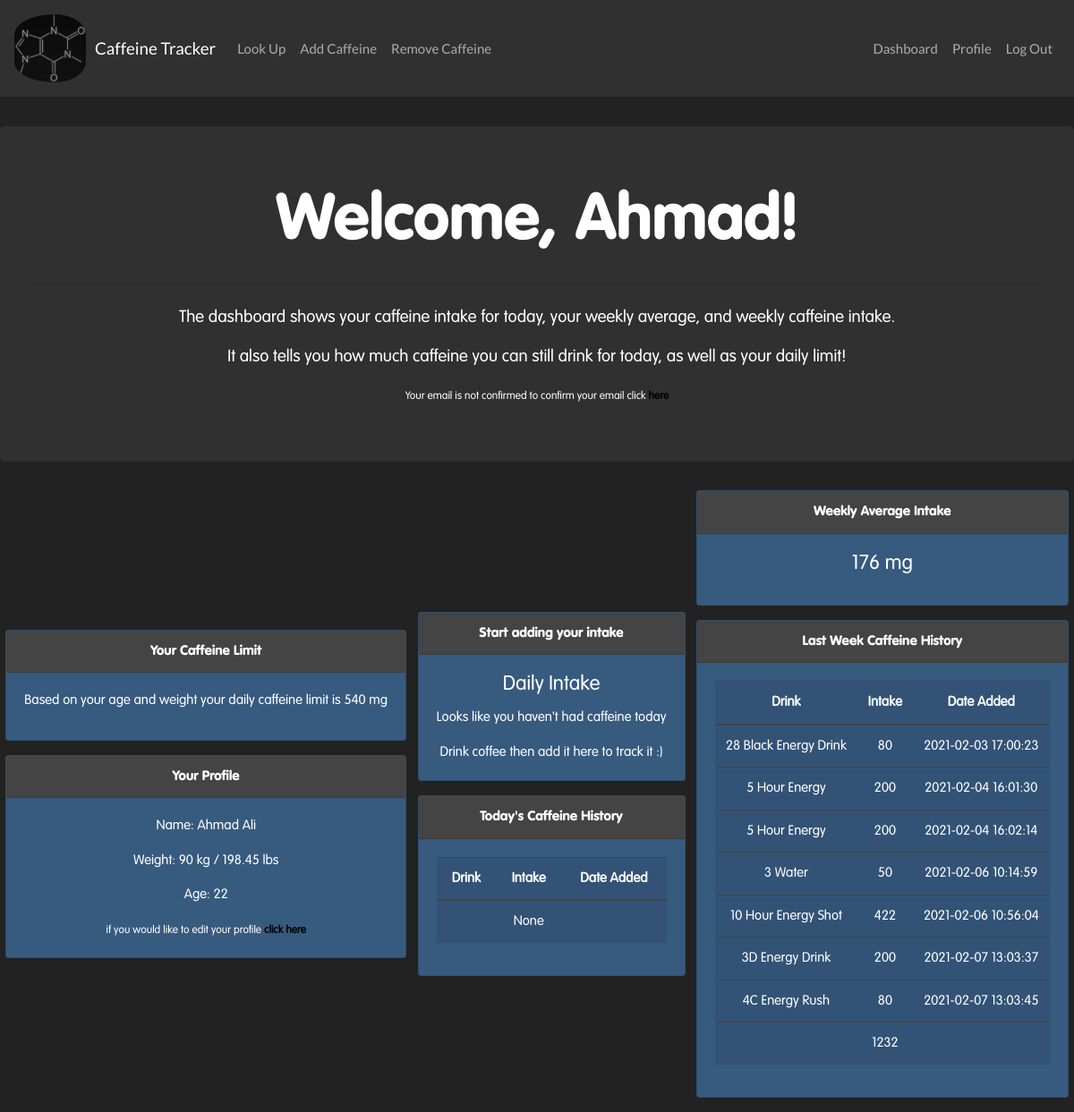
/dashboard (signed in), run on an earlier commit of the app's database.
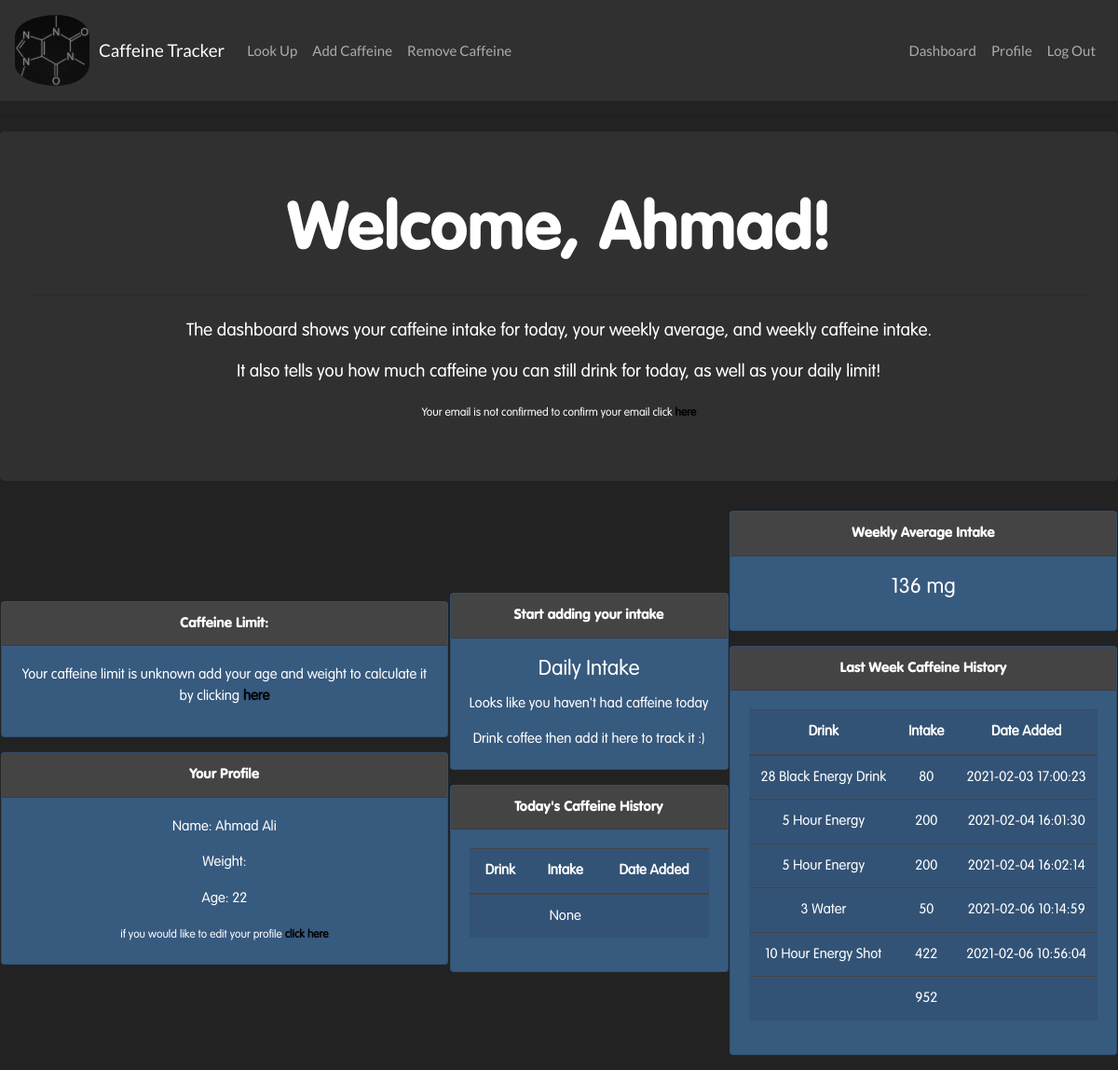
And on a later commit of the database.
### tables this page shows
CREATE TABLE 'users' ('id' INTEGER PRIMARY KEY AUTOINCREMENT NOT NULL, 'username' TEXT NOT NULL, 'hash' TEXT NOT NULL, 'email' TEXT NOT NULL, 'firstname' TEXT, 'lastname' TEXT, 'age' NUMERIC, weight NUMERIC);

CREATE TABLE 'history' ('user_id' TEXT NOT NULL, 'Intake' TEXT NOT NULL, 'date_added' TEXT NOT NULL, 'Drink' TEXT NOT NULL, FOREIGN KEY (user_id) REFERENCES users(id));

### app.py (the view, shortened to what this page needs)
@app.route("/dashboard", methods=["GET", "POST"])
@login_required
def dashboard():
    user_id = session["user_id"]
    username = db.execute("SELECT username FROM users WHERE id = :user_id", user_id = user_id)
    danger = False
    isWeight = False
    inPounds = None
    send_intake = True
    safeLimit = 0
    safeAdultNumber = 6 #6mg/kg of caffeine seems safe for adults
    safeTeensNumber = 2.5  #2.5mg/kg of caffeine seems safe for teens
    weightValue = db.execute("Select weight from users WHERE id = :user_id", user_id = user_id)
    if weightValue[0]['weight']:
        isWeight = True
    isIntake = db.execute("Select Intake FROM history where user_id =:user_id", user_id = user_id)
    firstname= db.execute("SELECT firstname FROM users WHERE id = :user_id", user_id = user_id)
    lastname= db.execute("SELECT lastname FROM users WHERE id = :user_id", user_id = user_id)
    get_age = db.execute("SELECT age FROM users WHERE id = :user_id", user_id = user_id)
    checkConfirmation = db.execute("SELECT confirmed FROM email_confirmation WHERE user = :user", user = username[0]['username'])
    isConfirmed = checkConfirmation[0]['confirmed']
    print("is confrimed? ", isConfirmed)
    print("AGE IS : ", get_age[0]['age'])
    if get_age[0]['age']:
        age_person=int(get_age[0]['age'])
        print("AGE IS : ", get_age[0]['age'])
    else:
        age_person = 0
        print("not age")
    weight_person = db.execute("SELECT weight FROM users WHERE id = :user_id", user_id = user_id)
    if weight_person[0]['weight']:
        inPounds = round((weight_person[0]['weight'] * 2.205), 2)
        isWeight = True
    daily_intake = db.execute("SELECT Sum(Intake) as daily_intake FROM history WHERE user_id = :user_id AND date_added BETWEEN datetime('now', 'localtime', 'start of day') AND datetime('now', 'localtime')", user_id = user_id)
    print("intake: ", daily_intake[0]['daily_intake'])
    daily_history = db.execute("SELECT Drink, date_added, Intake FROM history WHERE user_id = :user_id AND date_added BETWEEN datetime('now','localtime', 'start of day') AND datetime('now', 'localtime') ", user_id = user_id)
    weekly_average_sum = db.execute("SELECT Sum(Intake) as weekly_intake FROM history WHERE user_id = :user_id AND date_added BETWEEN datetime('now','localtime', '-6 days') AND datetime('now', 'localtime')", user_id = user_id)
    print("Weekly Average Sum is :", weekly_average_sum[0]['weekly_intake'])
    if weekly_average_sum[0]['weekly_intake']:
        weekly_average_intake = int(weekly_average_sum[0]['weekly_intake'] / 7)
    else:
        weekly_average_intake = 0
    weekly_history = db.execute("SELECT Drink, date_added, Intake FROM history WHERE user_id = :user_id AND date_added BETWEEN datetime('now','localtime', '-6 days') AND datetime('now', 'localtime') ", user_id = user_id)
    if not daily_intake[0]['daily_intake'] or daily_intake[0]['daily_intake'] == None:
        send_intake = False
        print("Your daily intake is :", daily_intake[0]['daily_intake'])
    if isWeight is True and age_person > 0:
        print("I'm inside calcualtions.")
        if age_person >= 18:
            safeLimit = weightValue[0]['weight'] * safeAdultNumber
        elif age_person >= 13 and age_person < 18:
            safeLimit = weightValue[0]['weight'] * safeTeensNumber
        elif age_person >= 4 and age_person < 7:
            safeLimit = 45
        elif age_person >= 7 and age_person <= 9:
            safeLimit = 62.5
        elif age_person >= 10 and age_person <= 12:
            safeLimit = 85
        if send_intake is True:
            if safeLimit < daily_intake[0]['daily_intake']:
                danger = True
            else:
                danger = False
    '''
    else:
        safeLimit = 'unknown'
        if not daily_intake[0]['daily_intake']:
            danger = False
        elif 400 < daily_intake[0]['daily_intake']:
h    '''
    print("your weight is : ", weight_person[0]['weight'], "your weekly sum: ", weekly_average_intake, "your safe limit is:", safeLimit)
    if firstname[0]['firstname']:
        firstname = firstname[0]['firstname'].capitalize()
    else:
        firstname = firstname[0]['firstname']
    if lastname[0]['lastname']:
        lastname = lastname[0]['lastname'].capitalize()
    else:
        lastname = lastname[0]['lastname']
    return render_template("dashboard.html", daily_intake = daily_intake[0]['daily_intake'], weekly_average_intake = weekly_average_intake, daily_history = daily_history, weekly_history = weekly_history,
    firstname=firstname, danger=danger, safeLimit=safeLimit, weekly_average_sum=weekly_average_sum[0]['weekly_intake'], age_person = age_person, weight_person= weight_person[0]['weight'],
    inPounds = inPounds, lastname=lastname, send_intake = send_intake, isConfirmed=isConfirmed)

### app.py (called while the page is built)
@app.after_request
def after_request(response):
    response.headers["Cache-Control"] = "no-cache, no-store, must-revalidate"
    response.headers["Expires"] = 0
    response.headers["Pragma"] = "no-cache"
    return response

### helpers.py (called while the page is built)
def login_required(f):
    @wraps(f)
    def decorated_function(*args, **kwargs):
        if session.get("user_id") is None:
            return redirect("/login")
        return f(*args, **kwargs)
    return decorated_function

### templates/dashboard.html (shortened to what this page needs)
{% extends "base.html" %}
{% block main %}
    <form action="/Dashboard" method="POST">
        <hr>
        <div class="jumbotron dashboard-stat" style="text-align: center;">
          {% if firstname %}
            <h1 class="display-3 black-font">Welcome, {{firstname}}!</h1>
          {% else %}
            <h1 class="display-3 black-font">Dashboard</h1>
          {% endif %}
          <hr class="my-4">
          <p class="lead light-font" >The dashboard shows your caffeine intake for today, your weekly average, and weekly caffeine intake.</p>
          <p class="lead light-font"> It also tells you how much caffeine you can still drink for today, as well as your daily limit!</p>
          {% if isConfirmed == 'FALSE' %}
            <small class="light-font">Your email is not confirmed to confirm your email click <strong><a href='/newConfirmationEmail' class="home-links">here</a></strong></small>
          {% endif %}
        </div>
      <div class="dashboard_container">
        <div>
        {% if weight_person  and age_person >0 %}
          <div class="card text-white bg-primary mb-3" style="max-width: 30rem;">
            <div class="card-header black-font">Your Caffeine Limit</div>
            <div class="card-body">
              <p class="card-title light-font">Based on your age and weight your daily caffeine limit is {{safeLimit}} mg</p>
            </div>
          </div>
        {% else %}
        <div class="card text-white bg-primary mb-3" style="max-width: 30rem;">
          <div class="card-header black-font">Caffeine Limit:</div>
          <div class="card-body">
            <p class="card-title light-font">Your caffeine limit is unknown add your age and weight to calculate it by clicking <strong><a href='/profile' class="home-links">here</a></strong></p>
          </div>
        </div>
        {% endif %}
        <div class="profile_card">
          <div class="card text-white bg-primary mb-3" style="max-width: 30rem;">
              <div class="card-header black-font">Your Profile</div>
              <div class="card-body light-font">
                  {% if not firstname %}
                    {% set firstname = '' %}
                  {% endif %}
                  {% if not lastname %}
                    {% set lastname = '' %}
                  {% endif %}
                  {% if age_person == 0 %}
                    {% set age_person = '' %}
                  {% endif %}
                  {% if not weight_person%}
                    {% set weight_person = '' %}
                  {% endif %}
                  {% if not inPounds %}
                    {% set inPounds = '' %}
                  {% endif %}
                  <p class="card-text">Name: {{firstname}} {{lastname}}</p>
                  {% if not weight_person %}
                    <p class="card-text">Weight:</p>
                  {% else %}
                    <p class="card-text">Weight: {{weight_person}} kg / {{inPounds}} lbs</p>
                  {% endif %}
                  <p class="card-text">Age: {{age_person}} </p>
                  <small>if you would like to edit your profile <strong><a href="\profile" class="home-links">click here</a></strong> </small>
              </div>
            </div>
          </div>
        </div>
        <div>
          {% if send_intake == False or not send_intake %}
            <div class="card text-white bg-primary mb-3" style="max-width: 30rem;">
              <div class="card-header black-font">Start adding your intake</div>
              <div class="card-body">
                <h4 class="card-title light-font">Daily Intake</h4>
                <p class="card-text light-font">Looks like you haven't had caffeine today</p>
                <p class="card-text light-font">Drink coffee then add it here to track it :)</p>
              </div>
            </div>
          {% endif %}
          <div class="card text-white bg-primary mb-3" style="max-width: 30rem;">
            <div class="card-header black-font">Today's Caffeine History</div>
            <div class="card-body light-font">
              <div class="table-responsive">
                  <table class="table table-active">
                      <thead>
                          <tr>
                            <th scope="col">Drink</th>
                            <th scope="col">Intake</th>
                            <th scope="col">Date Added</th>
                          </tr>
                      </thead>
                    <tfoot>
                        <tr>
                          <td colspan="1"></td>
                          <td>{{daily_intake}}</td>
                          <td></td>
                        </tr>
                    </tfoot>
                  </table>
              </div>
            </div>
          </div>
        </div>
        <div>
          {% if weekly_average_intake %}
              <div class="card text-white bg-primary mb-3" style="max-width: 30rem;">
                <div class="card-header black-font">Weekly Average Intake</div>
                <div class="card-body light-font">
                  <h4 class="card-title">{{weekly_average_intake}} mg</h4>
                </div>
          {% endif %}
            </div>
          <div class="card text-white bg-primary mb-3" style="max-width: 30rem;">
            <div class="card-header black-font">Last Week Caffeine History</div>
            <div class="card-body light-font">
              <div class="table-responsive">
                  <table class="table table-active">
                      <thead>
                          <tr>
                            <th scope="col">Drink</th>
                            <th scope="col">Intake</th>
                            <th scope="col">Date Added</th>
                          </tr>
                      </thead>
                    <tbody>
                      {% for weekly in weekly_history %}
                          <tr>
                              <td>{{weekly.Drink}}</td>
                              <td>{{weekly.Intake}}</td>
                              <td>{{weekly.date_added}}</td>
                          </tr>
                      {% endfor %}
                    </tbody>
                    <tfoot>
                        <tr>
                          <td colspan="1"></td>
                          <td>{{weekly_average_sum}}</td>
                          <td></td>
                        </tr>
                    </tfoot>
                  </table>
              </div>
            </div>
          </div>
        </div>
    </div>
    </form>
{% endblock %}

### templates/base.html (shortened to what this page needs)
<!DOCTYPE html>
<html lang="en">
    <head>
        <link rel = "stylesheet" href="/static/bootstrap.min.css">
        <link rel ="stylesheet" href="/static/design.css">
        <link rel ="stylesheet" type="text/css" href="/static/chosen.css">
    </head>
        <body>
            <nav class="navbar navbar-expand-lg navbar-dark bg-dark ">
            <img class="logo" src="/static/logo.jpg" alt="logo">
            <a class="navbar-brand" href="/">Caffeine Tracker</a>
            <div class="collapse navbar-collapse" id="navbarColor01">
                <ul class="navbar-nav mr-auto">
                    <li class = "nav-item">
                        <a class ="nav-link" href = "/lookup">Look Up</a>
                    </li>
                    {% if session.user_id %}
                    <li class = "nav-item">
                        <a class ="nav-link" href = "/add_caffeine">Add Caffeine</a>
                    </li>
                    <li class = "nav-item">
                        <a class ="nav-link" href = "/remove_caffeine">Remove Caffeine</a>
                    </li>
                    {% endif %}
                </ul>
                <form class = "form-inline my-2 my-lg-0">
                    <ul class="navbar-nav mr-auto">
                    {% if session.user_id %}
                        <li class = "nav-item">
                            <a class ="nav-link" href = "/dashboard">Dashboard</a>
                        </li>
                        <li class = "nav-item">
                            <a class = "nav-link" href = "/profile">Profile</a>
                        </li>
                        <li class = "nav-item">
                            <a class = "nav-link" href = "/logout">Log Out</a>
                        </li>
                    {% endif %}
                    </ul>
                </form>
            </div>
            </nav>
            {% block main %}{% endblock %}
        </body>
</html>

### static/design.css (style rules this page uses)
.light-font { font-family: VAGRoundedStd-Light, Georgia, 'Times New Roman', Times, serif; }
.black-font { font-family: VAGRoundedStd-Black, Georgia, 'Times New Roman', Times, serif; }
.logo { width:90px; padding: 0px 10px 0px 0px; border-radius: 100px / 50px; filter: grayscale(var(--value, 100%)); }
.table-responsive { max-height:700px; }
.profile_card { margin: 0 auto; float: none; margin-bottom: 10px; }
.dashboard_container { display: flex; flex-wrap: wrap; }
.dashboard_container > div { text-align: center; margin:auto; padding:auto; width:auto; }
a, a.home-links:hover { color: rgba(185, 125, 14, 0.911); }
a.home-links { color:black }

What changed in the data, as far as the page shows it:
no longer on this page (row edited): history: Drink "3D Energy Drink", Intake "200", date_added "2021-02-07 13:03:37"
removed history: Drink "4C Energy Rush", Intake "80", date_added "2021-02-07 13:03:45"
Also different on the page:
{{ weekly_average_intake }}: "176" → "136"
{{ weekly_average_sum }}: "1232" → "952"
{{ safeLimit }}: "540" → (not shown)
{{ weight_person }}: "90" → (not shown)
{{ inPounds }}: "198.45" → (not shown)
text no longer shown: "Your Caffeine Limit Based on your age and weight your daily caffeine limit is mg kg / lbs"
text now shown: "Caffeine Limit: Your caffeine limit is unknown add your age and weight to calculate it by clicking here"
